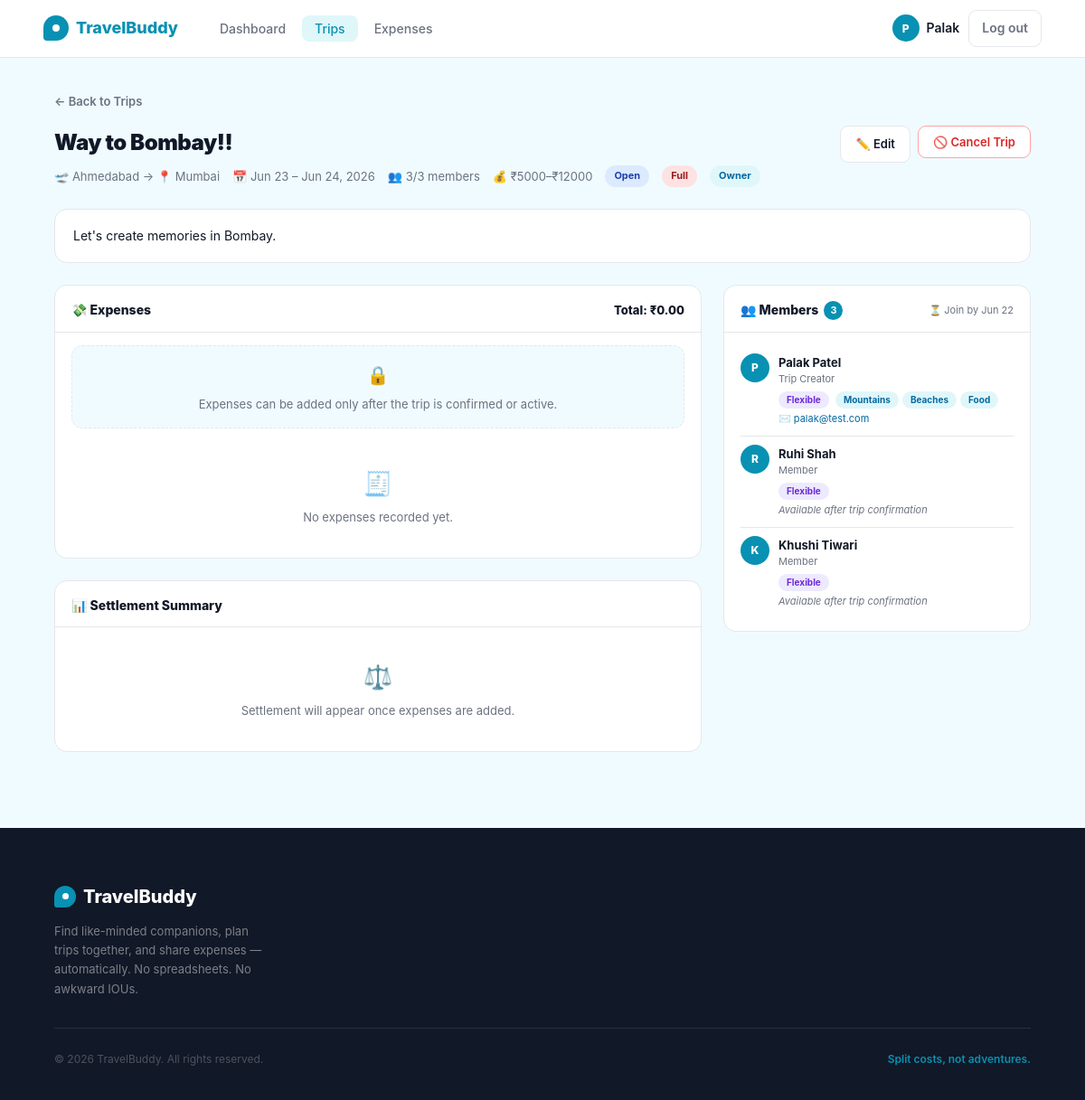
/trips/4 (signed in), run on an earlier commit of the app's database.
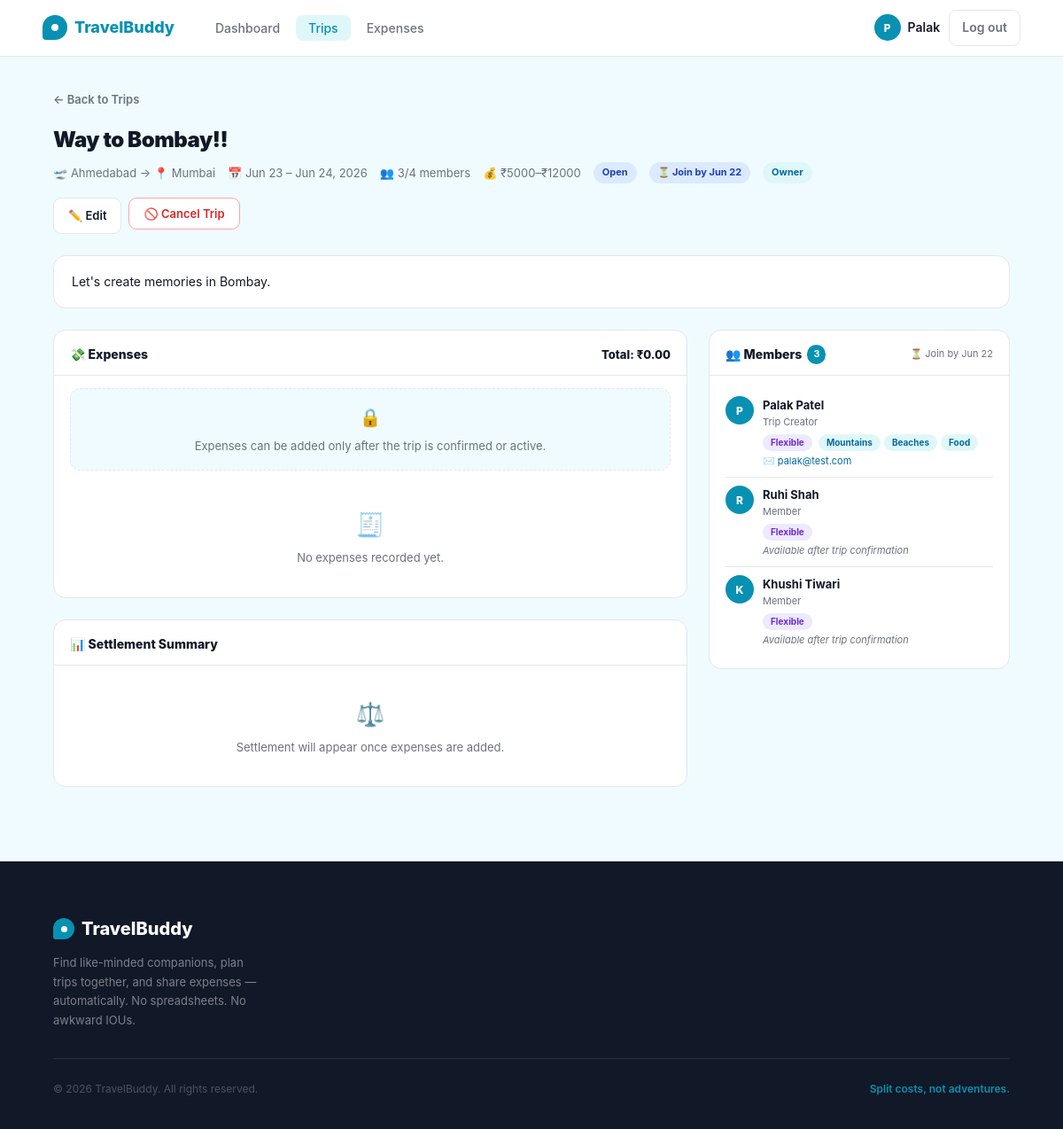
And on a later commit of the database.
### app/models.py (models this page shows, shortened)
class Trip(db.Model):
    __tablename__ = 'trips'
    __table_args__ = (
        db.Index('ix_trips_owner_status', 'owner_id', 'status'),
        db.Index('ix_trips_public_start', 'is_public', 'start_date'),
    )
    id          = db.Column(db.Integer, primary_key=True)
    owner_id    = db.Column(db.Integer, db.ForeignKey('users.id'), nullable=False)
    title       = db.Column(db.String(150), nullable=False)
    destination = db.Column(db.String(150), nullable=False)
    departure_city = db.Column(db.String(100), default='')
    start_date  = db.Column(db.Date, nullable=False)
    end_date    = db.Column(db.Date, nullable=False)
    description = db.Column(db.Text, default='')
    budget_min  = db.Column(db.Float, default=0)
    budget_max  = db.Column(db.Float, default=0)
    max_members = db.Column(db.Integer, default=4)
    status      = db.Column(db.String(20), default='OPEN')
    join_deadline           = db.Column(db.DateTime, nullable=True)
    open_roster             = db.Column(db.Boolean, default=False, nullable=False,
                                        server_default='0')
    confirmation_deadline   = db.Column(db.DateTime, nullable=True)
    confirmation_started_at = db.Column(db.DateTime, nullable=True)
    cancelled_at            = db.Column(db.DateTime, nullable=True)
    is_public   = db.Column(db.Boolean, default=True)
    created_at  = db.Column(db.DateTime, default=lambda: datetime.now(timezone.utc))
    owner    = db.relationship('User', back_populates='owned_trips')
    members  = db.relationship('TripMember', back_populates='trip', lazy='dynamic',
                               cascade='all, delete-orphan')
    expenses = db.relationship('Expense', back_populates='trip', lazy='dynamic',
                               cascade='all, delete-orphan')
    @property
    def join_deadline_passed(self) -> bool:
        if self.join_deadline is None:
            return False
        now_naive = datetime.utcnow()
        dl = self.join_deadline
        if dl.tzinfo is not None:
            dl = dl.replace(tzinfo=None)
        return now_naive >= dl
    def is_open(self):
        return self.status and self.status.upper() == 'OPEN'
    def is_awaiting_confirmation(self):
        return self.status and self.status.upper() == 'AWAITING_CONFIRMATION'
    def is_confirmed(self):
        return self.status and self.status.upper() == 'CONFIRMED'
    def is_active(self):
        return self.status and self.status.upper() == 'ACTIVE'
    def is_completed(self):
        return self.status and self.status.upper() == 'COMPLETED'
    def is_cancelled(self):
        return self.status and self.status.upper() == 'CANCELLED'
    @property
    def status_label(self):
        return {
            'OPEN': 'Open',
            'AWAITING_CONFIRMATION': 'Awaiting Confirmation',
            'CONFIRMED': 'Confirmed',
            'ACTIVE': 'Active',
            'COMPLETED': 'Completed',
            'CANCELLED': 'Cancelled',
        }.get(self.status.upper() if self.status else '', 'Unknown')
    def member_count(self):
        return self.members.filter_by(status='accepted').count() + 1  # +1 for owner
    def accepted_members(self):
        return TripMember.query.filter_by(trip_id=self.id, status='accepted').all()
    def is_full(self):
        return self.member_count() >= self.max_members
    def all_member_users(self):
        users = [self.owner]
        for m in self.accepted_members():
            users.append(m.user)
        return users
    def can_cancel(self):
        today = _date.today()
        return self.status and self.status.upper() != 'CANCELLED' and today < self.start_date
    def can_add_expense(self):
        return self.status and self.status.upper() in ('CONFIRMED', 'ACTIVE')
    def maybe_transition_to_awaiting(self):
        if not self.is_open():
            return False
        if self.join_deadline_passed:
            self.status = 'AWAITING_CONFIRMATION'
            if not self.confirmation_started_at:
                self.confirmation_started_at = datetime.now(timezone.utc)
            return True
        return False
    def refresh_status(self):
        if self.is_cancelled() or self.status is None:
            return False
        today = _date.today()
        updated = False
        if self.status.upper() in ('OPEN', 'AWAITING_CONFIRMATION', 'CONFIRMED'):
            if today > self.end_date:
                self.status = 'COMPLETED'
                updated = True
            elif today >= self.start_date:
                self.status = 'ACTIVE'
                updated = True
        elif self.status.upper() == 'ACTIVE':
            if today > self.end_date:
                self.status = 'COMPLETED'
                updated = True
        return updated
    def contact_visible_for(self, viewer_id: int, target_user_id: int) -> bool:
        if self.is_cancelled():
            return False
        if viewer_id == target_user_id:
            return True
        if self.status.upper() not in ('CONFIRMED', 'ACTIVE', 'COMPLETED'):
            return False
    def total_spent(self):
        return round(sum(e.amount for e in self.expenses), 2)
    def your_share(self, user_id):
        mc = self.member_count()
        return round(self.total_spent() / mc, 2) if mc else 0.0
    def settlement_summary(self):
        summary = []
        for user in self.all_member_users():
            paid = sum(e.amount for e in self.expenses.filter_by(paid_by_id=user.id))
            share = self.your_share(user.id)
            summary.append({
                'user': user,
                'paid': round(paid, 2),
                'share': share,
                'balance': round(paid - share, 2)
            })
        return summary
    def calculate_settlements(self):
        members = self.all_member_users()
        mc = len(members)
        if mc == 0:
            return []
        total = sum(e.amount for e in self.expenses)
        share = total / mc
        balances = []
        for user in members:
            paid = sum(e.amount for e in self.expenses.filter_by(paid_by_id=user.id))
            balances.append([user, round(paid - share, 2)])
        creditors = sorted([b for b in balances if b[1] > 0.009], key=lambda x: -x[1])
        debtors   = sorted([b for b in balances if b[1] < -0.009], key=lambda x: x[1])
        settlements = []
        i, j = 0, 0
        return settlements

### app/trips/routes.py (the view)
@trips.route('/trips/<int:trip_id>')
def detail(trip_id):
    if not current_user.is_authenticated:
        flash('Login to view full trip details and send a buddy request.', 'error')
        return redirect(url_for('auth.login', next=request.url))
    trip = db.get_or_404(Trip, trip_id)
    status_changed = False
    if trip.maybe_transition_to_awaiting():
        status_changed = True
    if trip.refresh_status():
        status_changed = True
    if status_changed:
        db.session.commit()
    is_owner = trip.owner_id == current_user.id
    membership = TripMember.query.filter_by(trip_id=trip.id, user_id=current_user.id).first()
    is_member = is_owner or (membership is not None and membership.status == 'accepted')
    pending_requests = []
    if is_owner:
        pending_requests = TripMember.query.filter_by(trip_id=trip.id, status='pending').all()
    expense_form = None
    if is_member:
        expense_form = ExpenseForm()
        expense_form.paid_by_id.choices = [(current_user.id, current_user.name)]
        if not expense_form.expense_date.data:
            expense_form.expense_date.data = date.today()
    expenses_list = trip.expenses.order_by(Expense.date.desc(), Expense.created_at.desc()).all()
    settlement_lookup = {}
    for s in trip.settlements.all():
        settlement_lookup[(s.payer_id, s.payee_id)] = s
    if is_member:
        _log_visible_contacts(trip, current_user.id)
        db.session.commit()
    contact_visible = {}
    if is_member:
        all_participant_ids = [trip.owner_id] + [m.user_id for m in trip.accepted_members()]
        for uid in all_participant_ids:
            contact_visible[uid] = trip.contact_visible_for(current_user.id, uid)
    return render_template('trips/detail.html',
        trip=trip,
        is_owner=is_owner,
        is_member=is_member,
        membership=membership,
        pending_requests=pending_requests,
        expense_form=expense_form,
        expenses_list=expenses_list,
        settlement=trip.settlement_summary(),
        settlements=trip.calculate_settlements(),
        settlement_lookup=settlement_lookup,
        contact_visible=contact_visible,
        today=date.today()
    )

### app/models.py (called while the page is built)
@login_manager.user_loader
def load_user(user_id):
    return db.session.get(User, int(user_id))

def _decrypt_contact(value: str) -> str:
    return value or ''

    def interests_list(self):
        return [i.strip() for i in self.interests.split(',') if i.strip()] if self.interests else []

    def get_phone(self) -> str:
        return _decrypt_contact(self.phone)

    def get_email(self) -> str:
        return _decrypt_contact(self.email)

### app/trips/routes.py (called while the page is built)
def _log_visible_contacts(trip, viewer_id: int):
    all_users = [trip.owner] + [m.user for m in trip.accepted_members()]
    for user in all_users:
        if user.id != viewer_id and trip.contact_visible_for(viewer_id, user.id):
            _log_contact_access(viewer_id, user.id, trip.id)

### app/templates/trips/detail.html (shortened to what the changed rows need)
{% extends "base.html" %}
{% block content %}
<div class="trip-page">
  <div class="trip-inner">
    <a href="{{ url_for('trips.index') }}" class="btn-back">← Back to Trips</a>
    <div class="trip-header">
      <div>
        <h1 class="trip-title">{{ trip.title }}</h1>
        <div class="trip-sub">
          <span>🛫 {% if trip.departure_city %}{{ trip.departure_city }}{% else %}—{% endif %} → 📍 {{ trip.destination }}</span>
          <span>📅 {{ trip.start_date.strftime('%b %d') }} – {{ trip.end_date.strftime('%b %d, %Y') }}</span>
          <span>👥 {{ trip.member_count() }}/{{ trip.max_members }} members</span>
          {% if trip.budget_min or trip.budget_max %}
          <span>💰 ₹{{ "%.0f"|format(trip.budget_min) }}–₹{{ "%.0f"|format(trip.budget_max) }}</span>
          {% endif %}
          {% if trip.is_cancelled() %}
            <span class="badge badge-cancelled">{{ trip.status_label }}</span>
          {% elif trip.is_active() %}
            <span class="badge badge-active">{{ trip.status_label }}</span>
          {% elif trip.is_completed() %}
            <span class="badge badge-completed">{{ trip.status_label }}</span>
          {% elif trip.is_confirmed() %}
            <span class="badge badge-confirmed">{{ trip.status_label }}</span>
          {% elif trip.is_awaiting_confirmation() %}
            <span class="badge badge-awaiting">{{ trip.status_label }}</span>
          {% elif trip.is_open() %}
            <span class="badge badge-open">{{ trip.status_label }}</span>
          {% else %}
            <span class="badge badge-upcoming">{{ trip.status_label }}</span>
          {% endif %}
          {% if trip.is_open() and trip.is_full() %}
            <span class="badge badge-join-closed">Full</span>
          {% elif trip.join_deadline and trip.is_open() and not trip.is_full() %}
            <span class="badge badge-upcoming">⏳ Join by {{ trip.join_deadline.strftime('%b %d') }}</span>
          {% elif trip.joining_closed and not trip.is_cancelled() and trip.is_open() %}
            <span class="badge badge-join-closed">Join Closed</span>
          {% endif %}
          {% if is_owner %}<span class="badge badge-owner">Owner</span>{% endif %}
        </div>
      </div>
      <div class="header-actions">
      </div>
    </div>
    {% if trip.description %}
      <div class="desc-card">{{ trip.description }}</div>
    {% endif %}
    <div class="trip-grid">
      <div class="left-col">
      </div>
      <div class="right-col">
        <div class="panel">
          <div class="panel-head">
            <div class="panel-title">
              👥 Members
              <span class="panel-count">{{ trip.member_count() }}</span>
            </div>
            {% if trip.join_deadline %}
              <span style="font-size:11px;color:var(--text-muted);">
                {% if trip.join_deadline_passed %}🔒 Roster locked{% else %}⏳ Join by {{ trip.join_deadline.strftime('%b %d') }}{% endif %}
              </span>
            {% endif %}
          </div>
        </div>
      </div>
    </div>
  </div>
</div>
{% endblock %}

What changed in the data, as far as the page shows it:
changed Trip "Way to Bombay!!": max_members "3" → "4"; join_deadline (not shown) → "Jun 22"
Also different on the page:
text no longer shown: "Full"
text now shown: "⏳ Join by"
